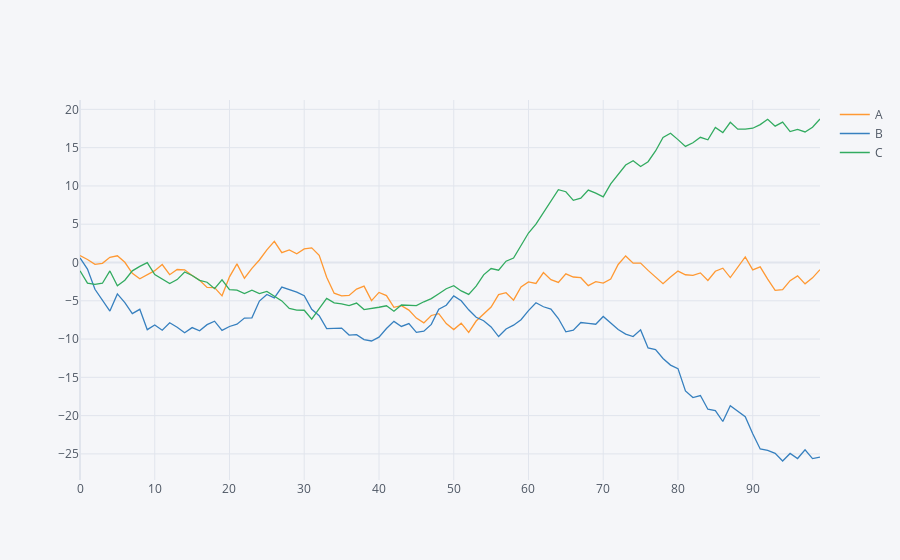

Source (notebook cell):
### Code cell
df = df.cumsum()
df.iplot()
